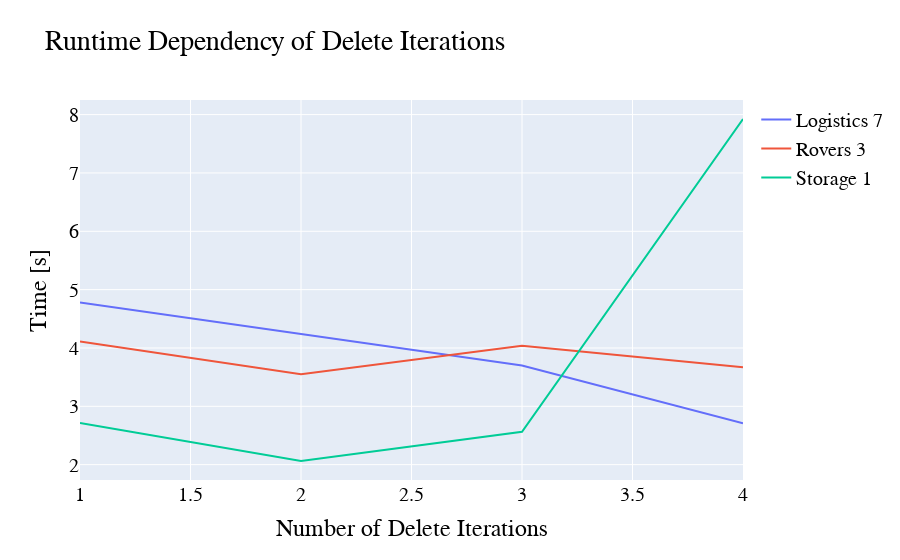

This figure's notebook cell:
### Code cell
log4 = [0.69, 0.71, 0.53, 0.52]
log6 = [0.74, 0.65, 0.65, 0.62]
log14 = [4.78, 4.24, 3.7, 2.71]
rovers1 = [3.09, 3.17, 2.79, 2.9]
rovers3 = [4.11, 3.55, 4.04, 3.67]
storage5 = np.array([10.85, 8.25, 10.25, 31.7])/4
x = [1,2,3,4]

fig = go.Figure()
fig.add_trace(go.Scatter(x=x, y=log14, mode='lines', name='Logistics 7'))
# fig.add_trace(go.Scatter(x=x, y=log6, mode='lines', name='Logistics 3'))
fig.add_trace(go.Scatter(x=x, y=rovers3, mode='lines', name='Rovers 3'))

fig.add_trace(go.Scatter(x=x, y=storage5, mode='lines', name='Storage 1*'))

fig.update_layout(
    title="Runtime Dependency of Delete Iterations",
    xaxis_title="Number of Delete Iterations",
    yaxis_title="Time [s]",
    font=dict(
        family="Courier New, monospace",
        size=20,
        color="#000000"
    )
)

fig.show()

### Figure 1 — Plotly figure (JSON) as saved in the notebook; plotly's stock layout.template omitted (floating-point values rounded to 4 significant figures)
{"data": [{"mode": "lines", "name": "Logistics 7", "type": "scatter", "x": [1, 2, 3, 4], "y": [4.78, 4.24, 3.7, 2.71]}, {"mode": "lines", "name": "Rovers 3", "type": "scatter", "x": [1, 2, 3, 4], "y": [4.11, 3.55, 4.04, 3.67]}, {"mode": "lines", "name": "Storage 1", "type": "scatter", "x": [1, 2, 3, 4], "y": [2.712, 2.062, 2.562, 7.925]}], "layout": {"font": {"color": "#000000", "family": "Courier New, monospace", "size": 20}, "title": {"text": "Runtime Dependency of Delete Iterations"}, "xaxis": {"title": {"text": "Number of Delete Iterations"}}, "yaxis": {"title": {"text": "Time [s]"}}}}
